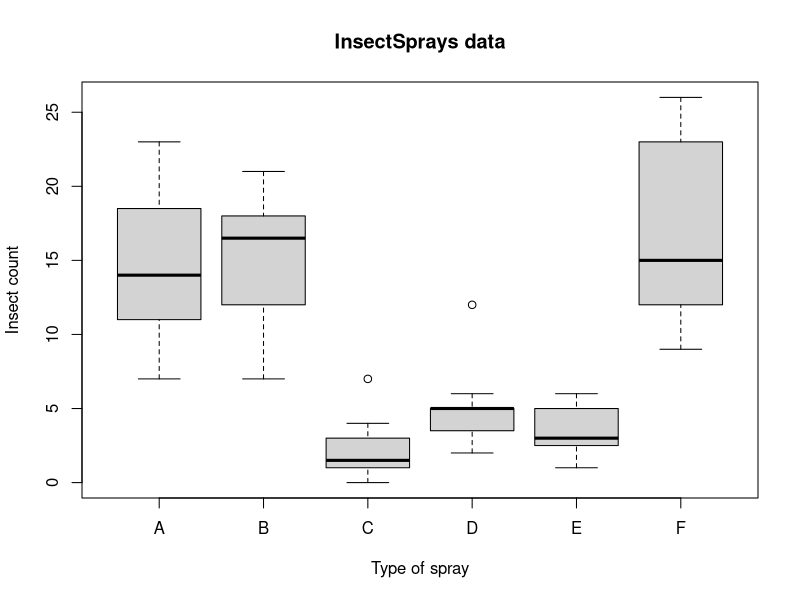

This chart was generated by the following R code:
# Spray data, Regressing Factor Variables

## Poisson GLM should be used for counts but he's using this data set
## just to show how to regress factor variables. See notes for the list
## of issues and possible solutions




require(datasets);data(InsectSprays)
require(stats); require(graphics)

### Problems w/data set: 1. These are counts and shouldn't be linearly modelling, 2. Obvious
### effect by just looking at the medians of C,D,E. 3. Shows no chance of there
### being a constant variance between groups (size of boxes?).
boxplot(count ~ spray, data = InsectSprays,
        xlab = "Type of spray", ylab = "Insect count",
        main = "InsectSprays data", varwidth = TRUE, col = "lightgray")

### Spray is the factor. Spray A chosen automatically as the reference category
### lm choses the lowest order factor level as the reference category
### whether that's numerical or just being first in the list.
summary(lm(count ~ spray, data = InsectSprays))$coef
### Spray B coeff = 0.8333 is the estimated effect in mean insect count if you
### switched from Spray A to Spray B. (mean B - mean A)


## Coding it manually
### Operator I necessary for doing math ops in lm
### Multiplying by 1 changes boolean object into numeric, so 1's and 0's for T and F.
summary(lm(count ~ 
             I(1 * (spray == 'B')) + I(1 * (spray == 'C')) + 
             I(1 * (spray == 'D')) + I(1 * (spray == 'E')) +
             I(1 * (spray == 'F'))
           , data = InsectSprays))$coef

### Shows including the reference category results in a NA for its coefficient
### Since Spray A was entered last, lm chose it to put the NA value for the coef
### It does this because X6 (spray A) is a linear combo of the intercept 
### and 5 factor vars. x6=1-x1-x2-...-x5
lm(count ~ 
     I(1 * (spray == 'B')) + I(1 * (spray == 'C')) +  
     I(1 * (spray == 'D')) + I(1 * (spray == 'E')) +
     I(1 * (spray == 'F')) + I(1 * (spray == 'A')), data = InsectSprays)

### (-1) removes the intercept therefore x6 is no longer a linear combo.
### lm returns the mean count for each spray as the coefficients
### std error not correct so t stat and pval listed are bogus
summary(lm(count ~ spray - 1, data = InsectSprays))$coef
unique(ave(InsectSprays$count, InsectSprays$spray))

### relevel() sets C as the reference category
spray2 <- relevel(InsectSprays$spray, "C")
summary(lm(count ~ spray2, data = InsectSprays))$coef

### Doing it manually
fit <- lm(count ~ spray, data = InsectSprays) #A is ref
bbmbc <- coef(fit)[2] - coef(fit)[3] #B - C
temp <- summary(fit) 
se <- temp$sigma * sqrt(temp$cov.unscaled[2, 2] + temp$cov.unscaled[3,3] - 2 *temp$cov.unscaled[2,3])
t <- (bbmbc) / se
p <- pt(-abs(t), df = fit$df)
out <- c(bbmbc, se, t, p)
names(out) <- c("B - C", "SE", "T", "P")
round(out, 3)

## Many problems with this data and the model used. See notes